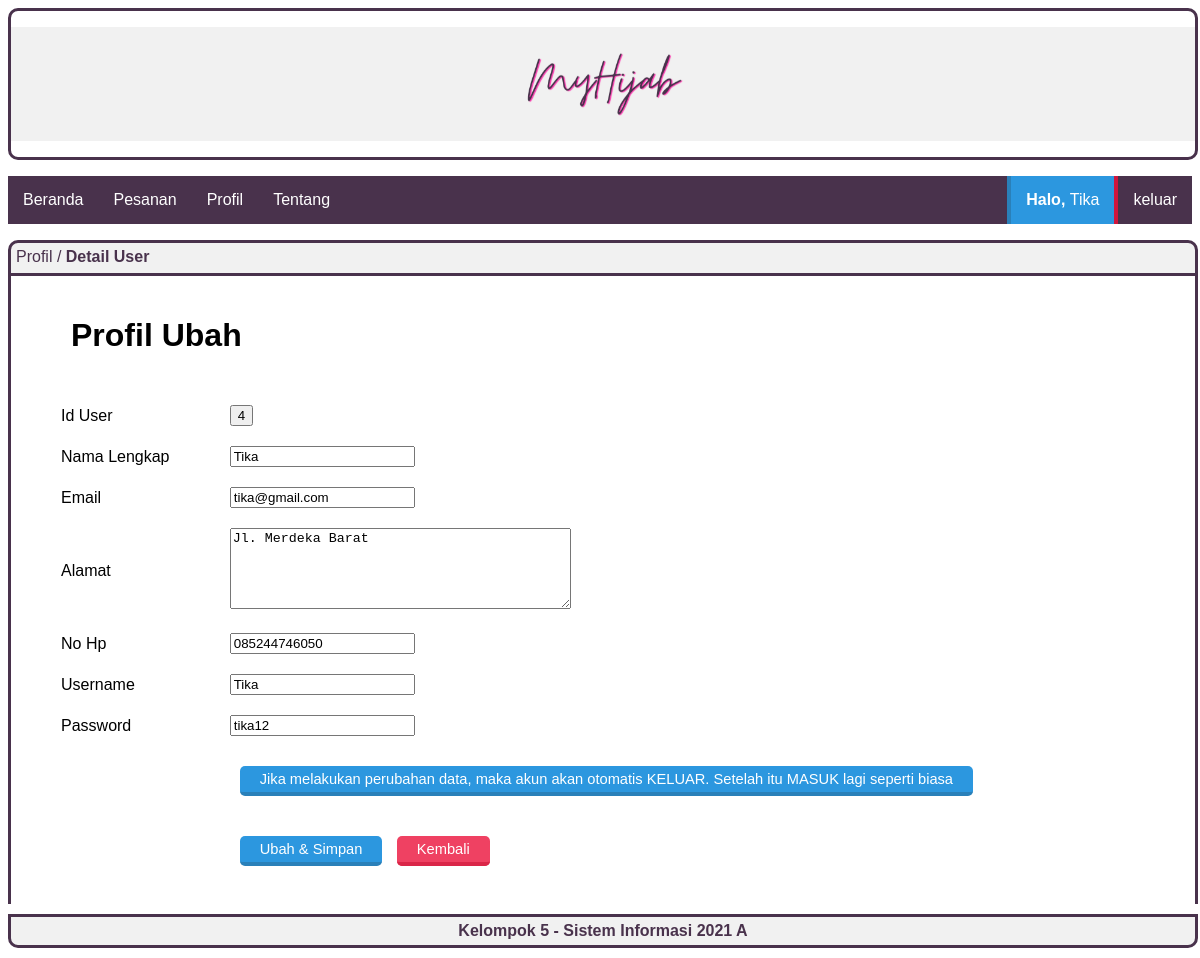
The page /index.php?page=profil_ubah (signed in) on the database its author committed.
### tables this page shows
CREATE TABLE `tbl_users` (
  `id_user` int(100) NOT NULL,
  `nama_lengkap` varchar(30) NOT NULL,
  `email` varchar(30) NOT NULL,
  `username` varchar(6) NOT NULL,
  `password` varchar(6) NOT NULL,
  `alamat` varchar(50) NOT NULL,
  `no_hp` text NOT NULL,
  `title` varchar(10) NOT NULL
);

### page/user/profil/profil_ubah.php (the view, shortened to what this page needs)
<div class="box-title">
    <p>Profil / <b>Detail User</b></p>
</div>
<div id="box">
  <h1>Profil Ubah</h1>
  <?php
  include 'lib/koneksi.php';
  $user = $_SESSION['username'];
  $ambiluser = $conn->prepare("SELECT * FROM tbl_users WHERE username =:user");
  $ambiluser->bindparam(':user', $user);
  $ambiluser->execute();
  $data = $ambiluser->fetch(PDO::FETCH_OBJ);
   ?>
  <form name="ubah" action="?page=profil_ubahpro" method="post" enctype="multipart/form-data">
  <table class="article">
    <tr>
      <td>Id User</td>
      <td>
        <input type="button" name="id_user" value="<?php echo $data->id_user; ?>">
      </td>
    </tr>
    <tr>
      <td>Nama Lengkap</td>
      <td>
        <input type="text" name="nama_lengkap" value="<?php echo $data->nama_lengkap; ?>" required>
      </td>
    </tr>
    <tr>
      <td>Email</td>
      <td>
        <input type="text" name="email" value="<?php echo $data->email; ?>" required>
      </td>
    </tr>
    <tr>
      <td>Alamat</td>
      <td>
        <textarea name="alamat" rows="5" cols="40" required><?php echo $data->alamat; ?></textarea>
      </td>
    </tr>
    <tr>
      <td>No Hp</td>
      <td>
        <input type="text" name="no_hp" value="<?php echo $data->no_hp; ?>" required>
      </td>
    </tr>
    <tr>
      <td>Username</td>
      <td>
        <input type="text" name="username" maxlength="6" value="<?php echo $data->username; ?>" required>
      </td>
    </tr>
    <tr>
      <td>Password</td>
      <td>
        <input type="text" name="password" maxlength="6" value="<?php echo $data->password; ?>" required>
      </td>
    </tr>
    <tr>
      <td></td>
      <td>
        <input class="tombol-biru" type="button" value="Jika melakukan perubahan data, maka akun akan otomatis KELUAR. Setelah itu MASUK lagi seperti biasa">
      </td>
    </tr>
    <tr>
      <td></td>
      <td>
        <input class="tombol-biru" type="submit" name="ubah" value="Ubah & Simpan">
        <a class="tombol-merah" href="?page=profil">Kembali</a>
      </td>
    </tr>
  </table>
  </form>
  <br>
</div>

### style.css (style rules this page uses)
.box-title { background: #F1F1F1; width: 100%; height: 30px; margin: auto; border: 3px solid #49324C; border-radius: 10px 10px 0px 0px; }
.box-title p { color: #49324C; margin: 5px 5px; font-family: sans-serif; }
#box { border-bottom: 0px; border-left: 3px solid #49324C; border-right: 3px solid #49324C; width: 100%; margin: auto; min-height: 200px; overflow: hidden; }
table.article { border-collapse: collapse; border: 0px; width: 100%; }
.article td { border: 0px; padding: 10px; }
#box p,h1,h2,table,tr,td,img { font-family: sans-serif; padding: 20px; text-align: justify; margin-right: 40px; margin-left: 40px; }
.tombol-biru { background:#2C97DF; color:white; border-top:0; border-left:0; border-right:0; border-bottom:4px solid #2A80B9; border-radius: 5px; padding:5px 20px; text-decoration:none; font-family:sans-serif; font-size:11pt; margin:10px; }
.tombol-merah { background:#ef4162; color:white; border-top:0; border-left:0; border-right:0; border-bottom:4px solid #da2648; border-radius: 5px; padding:5px 20px; text-decoration:none; font-family:sans-serif; font-size:11pt; }

### rows shown on the page
tbl_users: id_user "4", nama_lengkap "Tika", email "tika@gmail.com", alamat "Jl. Merdeka Barat", no_hp "085244746050", username "Tika", password "tika12"

### other values the page prints
$user "Tika"
